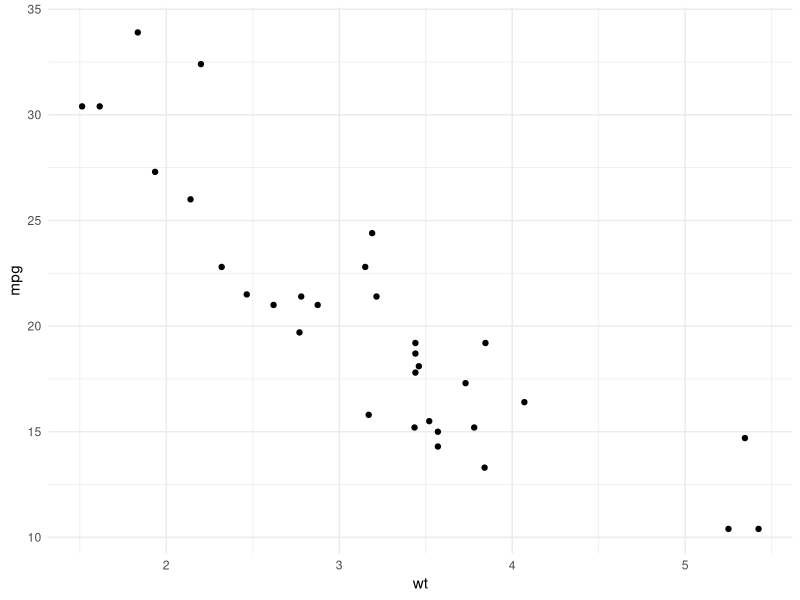
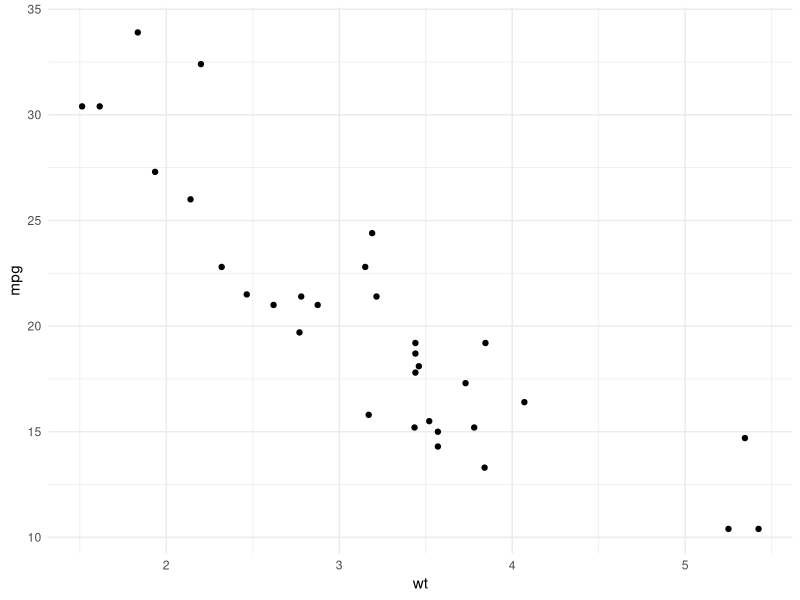

Recreate these plots in R, in order.
## ---- chunk 1
library(furrr)
library(here)
library(ggplot2)
## ---- chunk 2
#| eval: true
#| echo: true

library(ggplot2)
## ---- chunk 3
#| eval: true
#| echo: true

# Good: Relative path using 'here'
my_data <- read.csv(here("data", "raw", "my_data.csv"))
head(my_data)
## ---- chunk 4
#| eval: true
#| echo: true

set.seed(123)

sample(1:10, 5)
## ---- chunk 5
#| eval: true
#| echo: true

#' Convert Celsius to Fahrenheit
#' 
#' The function converts a temperature value from Celsius to Fahrenheit.
#' @param celsius A numeric value representing degrees Celsius.
#' @return A numeric value representing degrees Fahrenheit.
# Define the conversion function
convert_celsius_to_fahrenheit <- function(celsius) {
  # Calculate fahrenheit using the standard formula
  fahrenheit <- (celsius * 9/5) + 32
  
  # Return the final result
  return(fahrenheit)
}

# Apply the function to different values
convert_celsius_to_fahrenheit(0)   # Freezing point
convert_celsius_to_fahrenheit(20)  # Room temperature
convert_celsius_to_fahrenheit(37)  # Body temperature
## ---- chunk 6
#| eval: true
#| echo: true
#| 
# Create a simple plot
plot <- ggplot(mtcars, aes(x = wt, y = mpg)) +
  geom_point() +
  theme_minimal()

# Show plot
plot

# Save the plot
ggsave(here("outputs", "figs", "mtcars_plot.png"), plot = plot, width = 6, height = 4)
## ---- chunk 7
#| eval: true
#| echo: true

sessionInfo()
